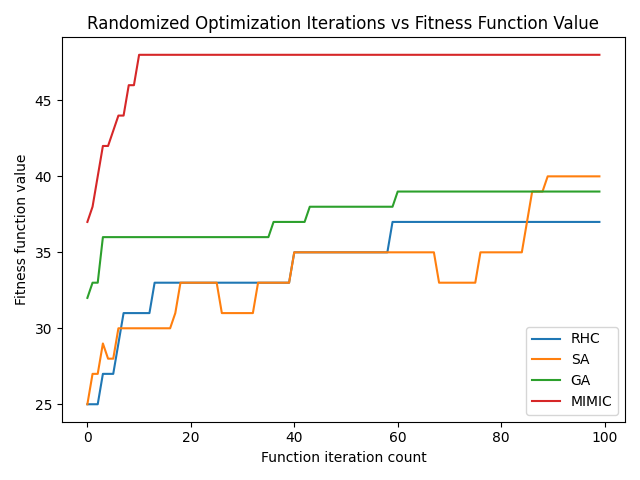

This chart was generated by the following Python code:
import six
import sys

sys.modules['sklearn.externals.six'] = six
import mlrose
import numpy as np
import math
import matplotlib.pyplot as plt


def main():
    np.random.seed(0)
    i_s = np.random.randint(2, size=50)
    fitness = mlrose.FlipFlop()
    problem = mlrose.DiscreteOpt(length=len(i_s), fitness_fn=fitness, maximize=True, max_val=2)
    schedule = mlrose.ExpDecay()

    # Define initial state
    init_state = i_s
    x_s = []
    y_s = []
    z_s = ['RHC', 'SA', 'GA', 'MIMIC']
    # Solve problem using simulated annealing
    best_state, best_fitness, learning_curve = mlrose.random_hill_climb(problem, max_attempts=100, max_iters=100,
                                                                        restarts=0, init_state=init_state, curve=True,
                                                                        random_state=1)
    x_s.append(np.arange(0, len(learning_curve)))
    y_s.append(learning_curve)
    print(best_state)
    print(best_fitness)
    best_state, best_fitness, learning_curve = mlrose.simulated_annealing(problem, max_attempts=100, max_iters=100,
                                                                          schedule=schedule, init_state=init_state,
                                                                          curve=True, random_state=1)
    x_s.append(np.arange(0, len(learning_curve)))
    y_s.append(learning_curve)
    print(best_state)
    print(best_fitness)
    best_state, best_fitness, learning_curve = mlrose.genetic_alg(problem, pop_size=200, mutation_prob=0.1, max_attempts=100, max_iters=100, curve=True, random_state=1)
    x_s.append(np.arange(0, len(learning_curve)))
    y_s.append(learning_curve)
    print(best_state)
    print(best_fitness)
    best_state, best_fitness, learning_curve = mlrose.mimic(problem, pop_size=200, keep_pct=0.2, max_attempts=100, max_iters=100, curve=True, random_state=1, fast_mimic=False)
    x_s.append(np.arange(0, len(learning_curve)))
    y_s.append(learning_curve)
    print(best_state)
    print(best_fitness)
    for x, y, z in zip(x_s, y_s, z_s):
        plt.plot(x, y, label=z)
    plt.legend()
    plt.title('Randomized Optimization Iterations vs Fitness Function Value')
    plt.xlabel('Function iteration count')
    plt.ylabel('Fitness function value')
    plt.show()


if __name__ == '__main__':
    main()
